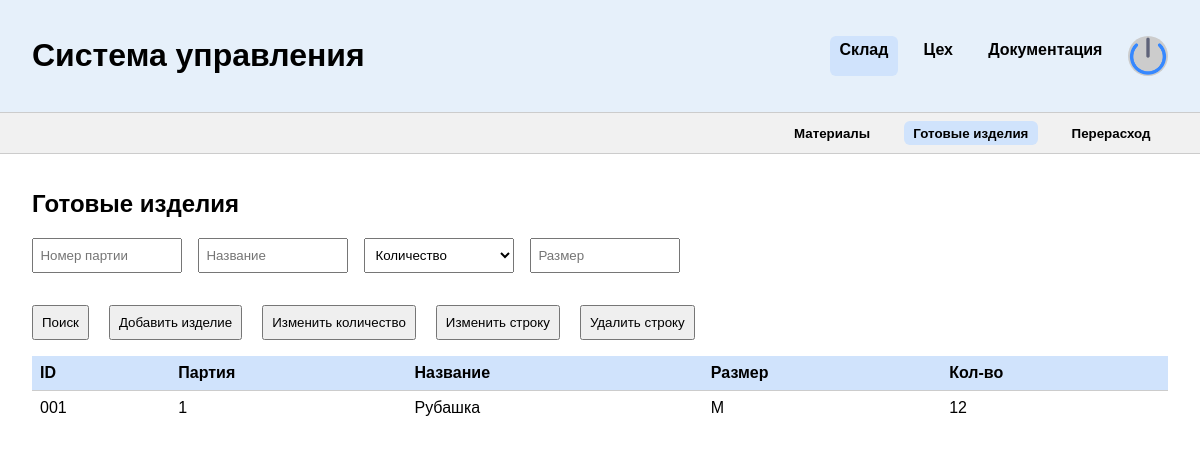
The app's page /warehouse/products/ (signed in), older data.
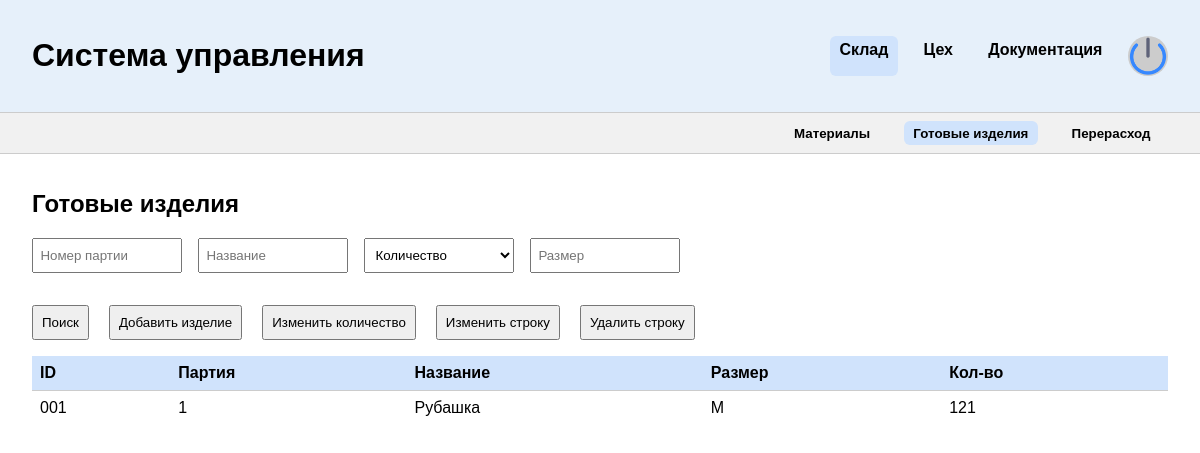
The same page, newer data.
### main/models.py (models this page shows, shortened)
class FinishedProducts(models.Model):
    batch = models.ForeignKey(Batch, on_delete=models.CASCADE)
    product_name = models.CharField(max_length=100, verbose_name="Название изделия")
    size = models.CharField(max_length=10, verbose_name="Размер изделия")
    quantity_product = models.IntegerField(verbose_name="Количество изделий в партии")
    class Meta:
        verbose_name = "Готовая продукция"
        verbose_name_plural = "Готовая продукция"

### main/views/products.py (the view)
# urls.py: path("warehouse/products/", FinishedProductsPage.as_view()),
class FinishedProductsPage(BaseView, TemplateView):
    template_name = "main/products.html"
    enable_roles = [UserRole.WarehouseManager, UserRole.Cutter]
    def get_context_data(self, **kwargs):
        context = super().get_context_data(**kwargs)
        context["products"] = FinishedProductsSerializer(Products.objects.all(), many=True).data
        context["batches"] = Batch.objects.all()
        return context

### main/models.py (called while the page is built)
    def __str__(self):
        return f"Партия: {self.id}"

    def __str__(self):
        return f"{self.fullname} - {self.role}"

### main/serializers.py (called while the page is built)
    def get_id(self, obj):
        return str(obj.id).zfill(3)

### main/views/base.py (called while the page is built)
    def dispatch(self, request: HttpRequest, *args, **kwargs):
        user = request.user
        if not user.is_authenticated:
            return HttpResponseRedirect('/')
        print(user.login)
        print(user.__dict__)
        if user.role == UserRole.GeneralManager or user.role == UserRole.ProductionManager:
            return super().dispatch(request, *args, **kwargs)
        if user.role not in self.get_enable_roles():
            return render(request, "main/protect.html")
        return super().dispatch(request, *args, **kwargs)

### main/templates/main/products.html (shortened to what this page needs)
{% extends "main/base.html" %}
{% load static %}
{% block content %}
  <header>
    <h1>Система управления</h1>
    <div class="menu">
      <a href="/warehouse/materials/" class="active">Склад</a>
      <a href="/ceh/workers/">Цех</a>
      <a href="/docs/">Документация</a>
      <div class="avatar"><img src="{% static 'main/shutdown.png' %}" /></div>
    </div>
  </header>
  <div class="submenu" id="submenu-sklad">
    <button data-target="materials"><a href="/warehouse/materials/">Материалы</a></button>
    <button data-target="products" class="active"><a href="/warehouse/products/">Готовые изделия</a></button>
    <button data-target="overuse"><a href="/warehouse/overuse/">Перерасход</a></button>
  </div>
  <section id="sklad">
    <div class="table-section" id="products">
      <h2>Готовые изделия</h2>
      <div class="filters">
        <input type="text" id="filter-batch" placeholder="Номер партии">
        <input type="text" id="filter-name" placeholder="Название">
        <select id="sort-products-qty">
          <option value="">Количество</option>
        </select>
        <input type="text" id="filter-size" placeholder="Размер">
      </div>
      <div class="product-actions">
        <button onclick="filterProducts()">Поиск</button>
        <button onclick="document.getElementById('dialog-add-product').showModal()">Добавить изделие</button>
        <button onclick="document.getElementById('dialog-edit-qty-entry').showModal()">Изменить количество</button>
        <button onclick="document.getElementById('dialog-edit-row-id').showModal()">Изменить строку</button>
        <button onclick="document.getElementById('dialog-delete-row-id').showModal()">Удалить строку</button>
      </div>
      <table>
        <thead>
          <tr><th>ID</th><th>Партия</th><th>Название</th><th>Размер</th><th>Кол-во</th></tr>
        </thead>
        <tbody id="products-table-body">
          {% for p in products %}
          <tr><td>{{ p.id }}</td><td>{{p.batch}}</td><td>{{ p.product_name }}</td><td>{{ p.size }}</td><td>{{ p.quantity_product }}</td></tr>
          {% endfor %}
        </tbody>
      </table>
    </div>
  </section>
{% endblock %}

Row changes from the older to the newer data that the page shows:
changed FinishedProducts "Рубашка": quantity_product "12" → "121"
